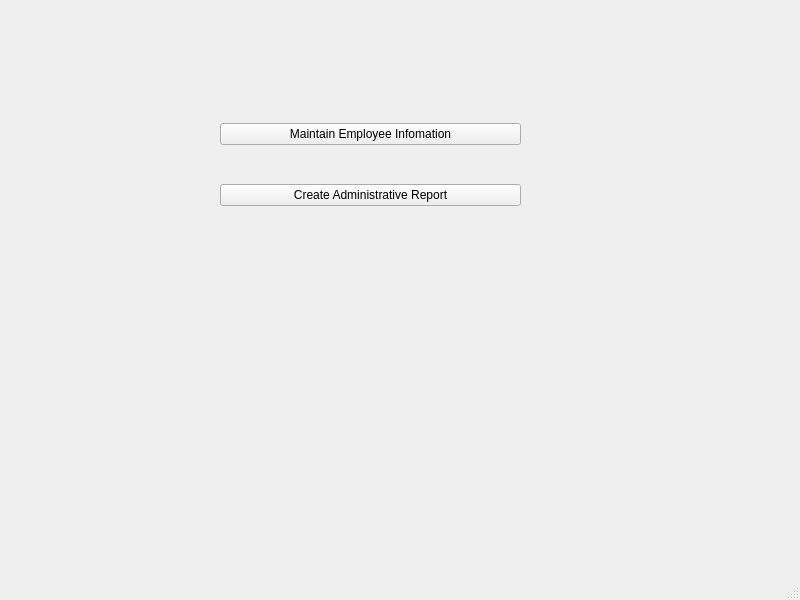
<?xml version="1.0" encoding="UTF-8"?>
<ui version="4.0">
 <class>Administrator</class>
 <widget class="QMainWindow" name="Administrator">
  <property name="geometry">
   <rect>
    <x>0</x>
    <y>0</y>
    <width>800</width>
    <height>600</height>
   </rect>
  </property>
  <property name="windowTitle">
   <string>Administrator</string>
  </property>
  <widget class="QWidget" name="centralwidget">
   <widget class="QWidget" name="verticalLayoutWidget">
    <property name="geometry">
     <rect>
      <x>220</x>
      <y>90</y>
      <width>301</width>
      <height>151</height>
     </rect>
    </property>
    <layout class="QVBoxLayout" name="verticalLayout">
     <item>
      <widget class="QPushButton" name="buttonMaintain">
       <property name="text">
        <string>Maintain Employee Infomation</string>
       </property>
      </widget>
     </item>
     <item>
      <widget class="QPushButton" name="buttonCreateReport">
       <property name="text">
        <string>Create Administrative Report</string>
       </property>
      </widget>
     </item>
    </layout>
   </widget>
  </widget>
  <widget class="QMenuBar" name="menubar">
   <property name="geometry">
    <rect>
     <x>0</x>
     <y>0</y>
     <width>800</width>
     <height>22</height>
    </rect>
   </property>
  </widget>
  <widget class="QStatusBar" name="statusbar"/>
 </widget>
 <resources/>
 <connections/>
</ui>
